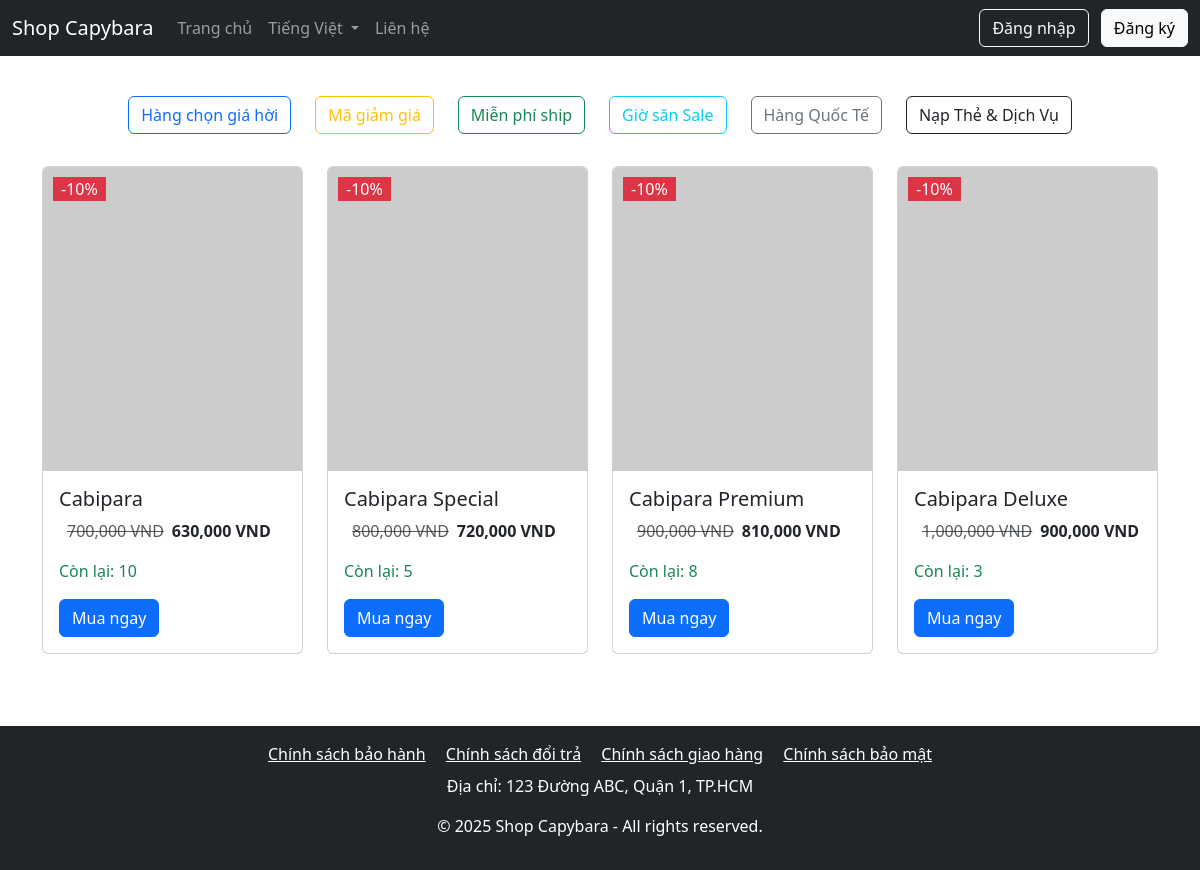
Page /ecommerce-lab4/index.php on the committed database.
### tables this page shows
CREATE TABLE IF NOT EXISTS products (
    id INT PRIMARY KEY AUTO_INCREMENT,
    name VARCHAR(255) NOT NULL,
    price DECIMAL(10,2) NOT NULL,
    quantity INT NOT NULL,
    image_url VARCHAR(255),
    discount_percent INT DEFAULT 0,
    created_at TIMESTAMP DEFAULT CURRENT_TIMESTAMP
);

### ecommerce-lab4/auth.php (called while the page is built, shortened)
<?php
function isLoggedIn() {
    return isset($_SESSION['user_id']);
}
?>

### ecommerce-lab4/products.php (called while the page is built, shortened)
<?php
function getAllProducts() {
    $conn = getDBConnection();
    try {
        $stmt = $conn->query("SELECT * FROM products");
        return $stmt->fetchAll(PDO::FETCH_ASSOC);
    } catch(PDOException $e) {
        error_log("Error getting products: " . $e->getMessage());
        return [];
    }
}
?>

### ecommerce-lab4/index.php (the view, shortened to what this page needs)
<?php
require_once 'auth.php';
require_once 'products.php';
$products = getAllProducts();
$cart_count = 0;
if (isset($_SESSION['cart'])) {
    $cart_count = array_sum($_SESSION['cart']);
}
?>
<!DOCTYPE html>
<html lang="vi">
  <head>
    <link rel="stylesheet" href="https://cdn.jsdelivr.net/npm/bootstrap@5.3.3/dist/css/bootstrap.min.css" />
  </head>
  <body>
    <nav class="navbar navbar-expand-lg navbar-dark bg-dark">
      <div class="container-fluid">
        <a class="navbar-brand" href="#">Shop Capybara</a>
        <div class="collapse navbar-collapse" id="navbarNav">
          <ul class="navbar-nav">
            <li class="nav-item"><a class="nav-link" href="#">Trang chủ</a></li>
            <li class="nav-item dropdown">
              <a class="nav-link dropdown-toggle" href="#" id="navbarDropdown" role="button" data-bs-toggle="dropdown">
                Tiếng Việt
              </a>
            </li>
            <li class="nav-item"><a class="nav-link" href="#">Liên hệ</a></li>
          </ul>
          <?php if (isLoggedIn()): ?>
            <div class="ms-auto">
              <span class="text-white me-3">Xin chào, <?php echo htmlspecialchars($_SESSION['username']); ?></span>
              <a href="cart.php" class="btn btn-warning me-2">
                Giỏ hàng <span class="badge bg-danger" id="cart-count"><?php echo $cart_count; ?></span>
              </a>
              <a href="logout.php" class="btn btn-outline-light">Đăng xuất</a>
            </div>
          <?php else: ?>
            <div class="ms-auto">
              <a href="login.php" class="btn btn-outline-light me-2">Đăng nhập</a>
              <a href="register.php" class="btn btn-light">Đăng ký</a>
            </div>
          <?php endif; ?>
        </div>
      </div>
    </nav>
    <div class="d-flex flex-wrap justify-content-center gap-4 p-3 mt-4">
      <button class="btn btn-outline-primary">Hàng chọn giá hời</button>
      <button class="btn btn-outline-warning">Mã giảm giá</button>
      <button class="btn btn-outline-success">Miễn phí ship</button>
      <button class="btn btn-outline-info">Giờ săn Sale</button>
      <button class="btn btn-outline-secondary">Hàng Quốc Tế</button>
      <button class="btn btn-outline-dark">Nạp Thẻ & Dịch Vụ</button>
    </div>
    <div class="container mt-3">
      <div class="row">
        <?php foreach ($products as $product): ?>
        <div class="col-12 col-md-6 col-lg-3">
          <div class="card mb-5">
            <?php if ($product['discount_percent'] > 0): ?>
            <div class="position-absolute bg-danger text-white px-2" style="top: 10px; left: 10px">
              -<?php echo $product['discount_percent']; ?>%
            </div>
            <?php endif; ?>
            <img src="<?php echo htmlspecialchars($product['image_url']); ?>"
                 class="card-img-top"
                 alt="<?php echo htmlspecialchars($product['name']); ?>"
                 onerror="this.src='https://via.placeholder.com/304x304?text=No+Image'" />
            <div class="card-body">
              <h5 class="card-title"><?php echo htmlspecialchars($product['name']); ?></h5>
              <div class="d-flex">
                <p class="text-decoration-line-through text-muted mx-2"><?php echo number_format($product['price']); ?> VND</p>
                <p class="fw-bold"><?php echo number_format($product['price'] * (1 - $product['discount_percent']/100)); ?> VND</p>
              </div>
              <p class="text-<?php echo $product['quantity'] > 0 ? 'success' : 'danger'; ?>">
                <?php echo $product['quantity'] > 0 ? 'Còn lại: ' . $product['quantity'] : 'Hết hàng'; ?>
              </p>
              <?php if ($product['quantity'] > 0): ?>
                <button class="btn btn-primary add-to-cart" data-product-id="<?php echo $product['id']; ?>">Mua ngay</button>
              <?php else: ?>
                <button class="btn btn-secondary" disabled>Hết hàng</button>
              <?php endif; ?>
            </div>
          </div>
        </div>
        <?php endforeach; ?>
      </div>
    </div>
    <footer class="bg-dark text-white text-center py-3 mt-4">
      <div>
        <a href="#" class="text-white mx-2">Chính sách bảo hành</a>
        <a href="#" class="text-white mx-2">Chính sách đổi trả</a>
        <a href="#" class="text-white mx-2">Chính sách giao hàng</a>
        <a href="#" class="text-white mx-2">Chính sách bảo mật</a>
      </div>
      <p class="mt-2">Địa chỉ: 123 Đường ABC, Quận 1, TP.HCM</p>
      <p>&copy; 2025 Shop Capybara - All rights reserved.</p>
    </footer>
  </body>
</html>

### ecommerce-lab4/index.php (style rules this page uses)
img { height: 304px; width: 304px; }
* { transition: 1s; }

### rows in the picture
products: discount_percent "10", name "Cabipara", price "700,000", $product['price'] * (1 - $product['discount_percent']/100) "630,000", quantity "10"
products: discount_percent "10", name "Cabipara Special", price "800,000", $product['price'] * (1 - $product['discount_percent']/100) "720,000", quantity "5"
products: discount_percent "10", name "Cabipara Premium", price "900,000", $product['price'] * (1 - $product['discount_percent']/100) "810,000", quantity "8"
products: discount_percent "10", name "Cabipara Deluxe", price "1,000,000", $product['price'] * (1 - $product['discount_percent']/100) "900,000", quantity "3"
